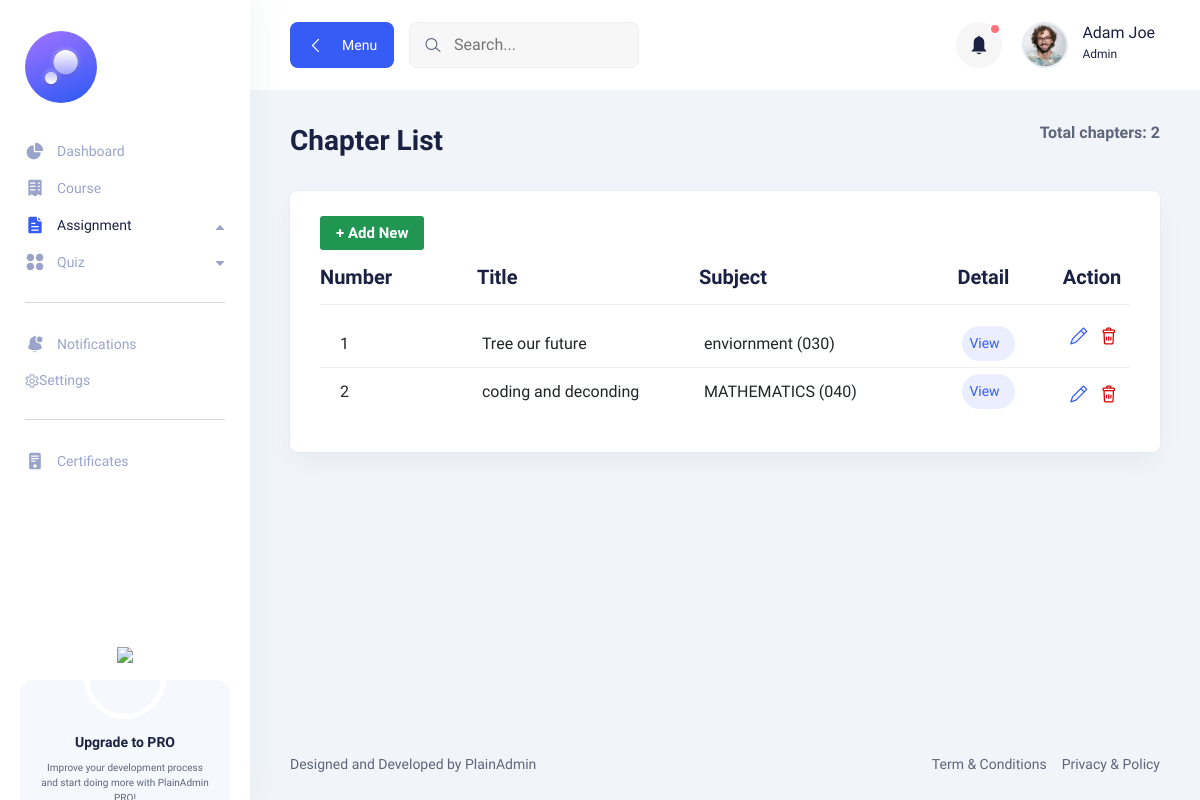
Screenshot of /chapters/ with the database file from the repository.
### learning_hub_app/models.py (models this page shows, shortened)
class Chapter(models.Model):
    subject = models.ForeignKey('Subject', on_delete=models.CASCADE, related_name='chapters')
    title = models.CharField(max_length=100)
    number = models.PositiveBigIntegerField(help_text="Chapter order number")
    description = models.TextField(blank=True, null=True)
    content = models.TextField(blank=True, null=True)
    class Meta :
        ordering = ['number']

class Subject(models.Model):
    name = models.CharField(max_length=100)
    code = models.CharField(max_length=20,unique=True)
    course = models.ForeignKey('Course', on_delete=models.CASCADE, related_name='subjects')
    description = models.TextField(blank=True,null=True)
    def __str__(self):
        return f"{self.name} ({self.code})"

### learning_hub_app/views.py (the view)
# urls.py: path("chapters/",  chapter_list, name='chapters'),
def chapter_list(request):
    chapters = Chapter.objects.select_related('subject').all()
    return render(request,'teacher/chapter_list.html',{'chapters':chapters})

### learning_hub_app/templates/teacher/chapter_list.html
{% extends 'teacher/basefile.html' %}
{% block body %}
      <section class="table-components">
        <div class="container-fluid">
          <div class="title-wrapper pt-30">
            <div class="row align-items-center">
              <div class="col-md-6">
                <div class="title">
                  <h2>Chapter List</h2>
                </div>
              </div>
              <div class="col-md-6">
                <div class="breadcrumb-wrapper">
                  <nav aria-label="breadcrumb">
                    <ol class="breadcrumb">
                        <p class="total" style="margin: 0; font-weight: bold;">Total chapters: {{ chapters|length }}</p>
                    </ol>
                  </nav>
                </div>
              </div>
            </div>
          </div>
          <div class="tables-wrapper">
            <div class="row">
              <div class="col-lg-12">
                <div class="card-style mb-30">
                  <div style="display:flex;gap:282px">
                  <a href="{% url 'add_chapter' %}"  class="main-btn success-btn btn-hover"  style="font-size: 15px; font-weight: 600; padding: 4px 15px;">+ Add New</a>
                  </div>
                  <div class="table-wrapper table-responsive">
                    <table class="table">
                      <thead>
                        <tr>
                          <th style="width:11%;" >
                            <h4>Number</h4>
                          </th>
                          <th style="width:15%;">
                            <h4>Title</h4>
                          </th>
                          <th style="width:15%;">
                            <h4>Subject</h4>
                          </th>
                          <th style="width:7%;">
                            <h4>Detail</h4>
                          </th>
                          <th style="width:1%">
                            <h4>Action</h4>
                          </th>
                        </tr>
                      </thead>
                      <tbody>
                         {% for chapter in chapters %}
                        <tr>
                          <td class="min-width" style="padding-left: 20px">
                            {{ chapter.number }}
                          </td>
                          <td class="min-width" style="padding-right: 50px">
                           {{ chapter.title }}
                          </td>
                          <td class="min-width" style="padding-right: 50px">
                            {{ chapter.subject  }}
                          </td>
                          <td class="min-width">
                           <a href="{% url 'chapter_detail' chapter.id %}" class="status-btn active-btn" style="padding-left: 7px">View</a>
                          </td>
                          <td>
                            <div class="action">
                              <button class="edit">
                                <a href="{% url 'update_chapter' chapter.id %}" class="text-primary">
                                  <i class="lni lni-pencil" style="padding-left: 1px"></i>
                                </a>
                              </button>
                              <button class="text-danger">
                                <a href="{% url 'delete_chapter' chapter.id %}" class="text-danger"
                                onclick="return confirm('Are you sure you want to delete this course?');">
                                  <i class="lni lni-trash-can"></i>
                                </a>
                              </button>
                            </div>
                          </td>
                        </tr>
                        {% empty %}
                        <tr>
                          <td colspan="5">No chapters available for {{ subject.name }}.</td>
                        </tr>
                        {% endfor %}
                      </tbody>
                    </table>
                  </div>
                </div>
              </div>
            </div>
          </div>
        </div>
      </section>
{% endblock %}

### static/assets/css/fullcalendar.css (style rules this page uses)
:root { --fc-daygrid-event-dot-width:8px;--fc-list-event-dot-width:10px;--fc-list-event-hover-bg-color:#f5f5f5 }

### rows the page displays
Chapter: number "1", title "Tree our future", subject "enviornment (030)"
Chapter: number "2", title "coding and deconding", subject "MATHEMATICS (040)"

### other values shown
{{ chapters|length }} "2"
